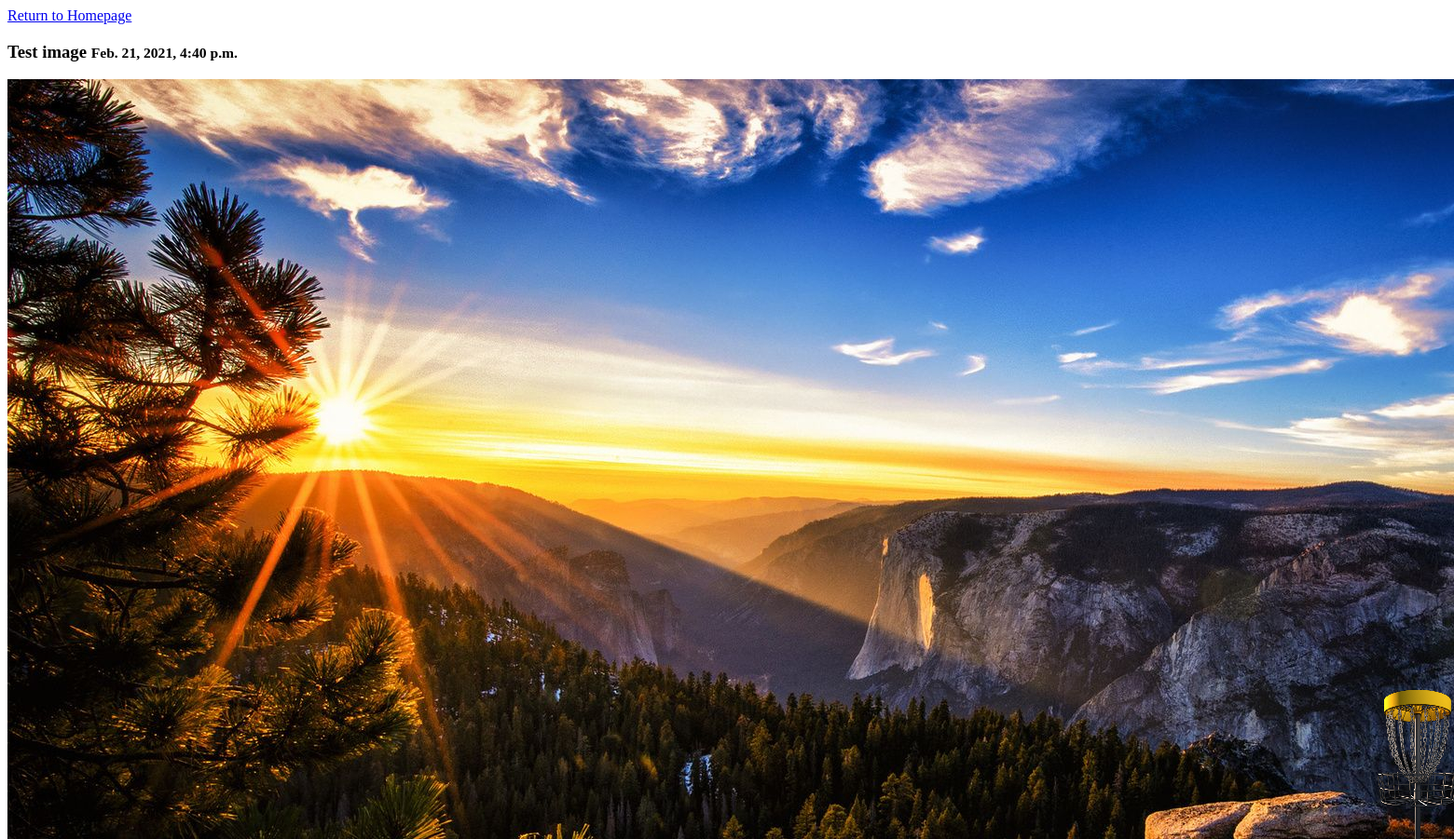
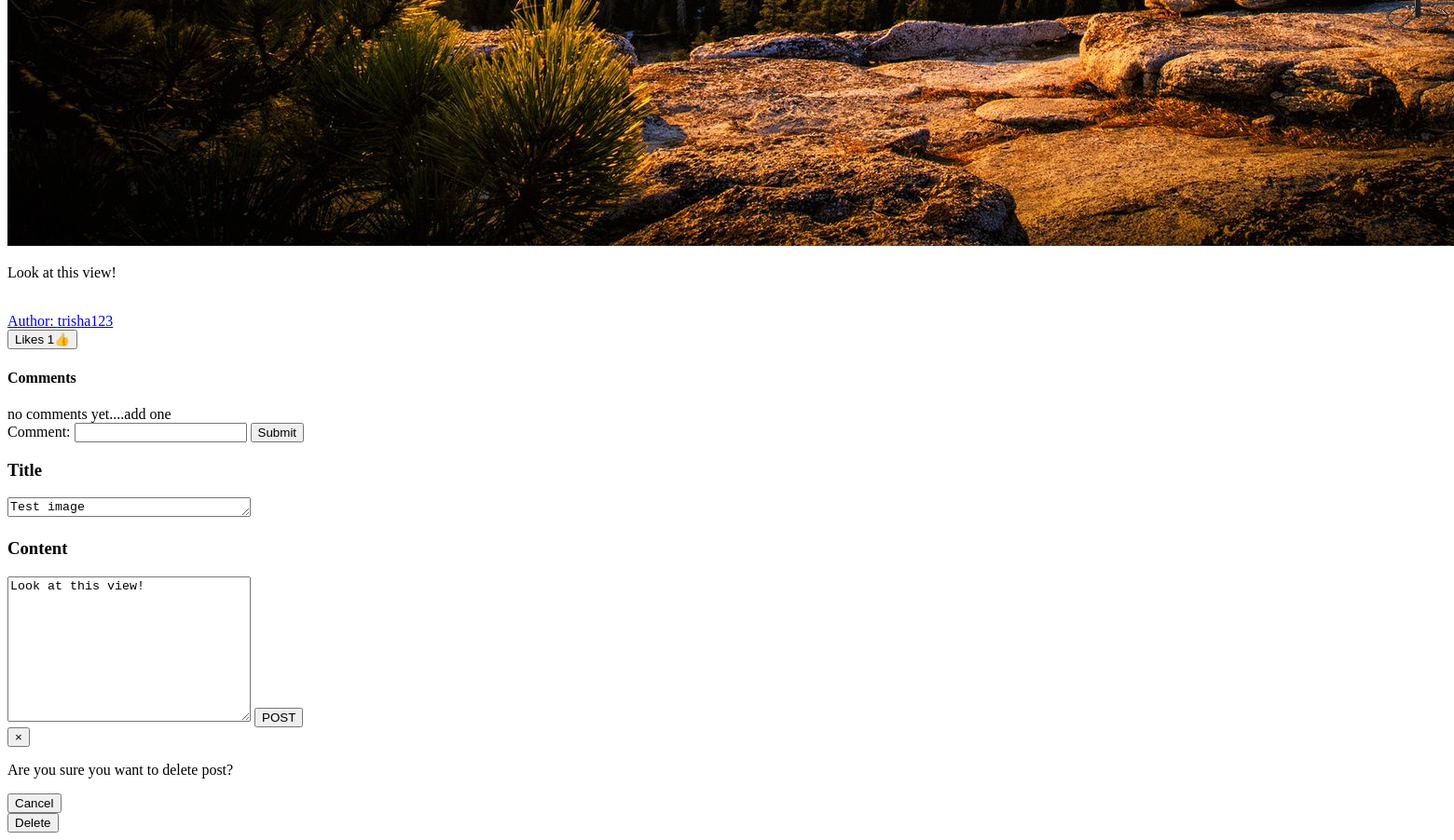
The page /details/14 (signed in) on the database its author committed (2 pictures, top to bottom).
### blog_app/models.py (models this page shows, shortened)
class Posts(models.Model):
    header_image = models.ImageField(null=True, blank =True, upload_to="images/")
    title = models.CharField(max_length = 100)
    content = RichTextField(blank=True, null=True)
    created_at = models.DateTimeField(auto_now_add=True)
    updated_at = models.DateTimeField(auto_now=True)
    posted_by = models.ForeignKey(User, related_name='user_post',  on_delete = models.CASCADE)
    objects = PostManager()
    likes = models.ManyToManyField(User, related_name="liked_posts")

class User(models.Model):
    user_name = models.CharField(max_length=25)
    email = models.CharField(max_length=50)
    password = models.CharField(max_length=30)
    objects = Log_Reg_Manager()

### blog_app/views.py (the view)
# urls.py: path('details/<int:id>', views.details, name='details page of a post'),
def details(request,id):
    post = Posts.objects.get(id=id)
    current_user = User.objects.get(id = request.session['user_id'])
    comments = post.comments.all()
    context={
        'post' : post,
        'user':current_user,
        'comments':comments
    }
    return render(request,"post_details.html",context )

### blog_app/templates/post_details.html (shortened to what this page needs)
<!DOCTYPE html>
<html lang="en">
    <head>
        <link rel="stylesheet" href="https://dhbhdrzi4tiry.cloudfront.net/cdn/sites/foundation.min.css">
        {%load static%}
        <link rel="stylesheet" href="{% static 'css/home.css' %}">
    </head>
    <body>
        <header>
            <a href="/home">Return to Homepage</a>
        </header>
        <main>
            <div class="row" id="content">
                <div class="medium-12 columns">
                    <div class="blog-post">
                        <h3>{{post.title}} <small>{{post.created_at}}</small></h3>
                        <img class="thumbnail" src="/media/{{post.header_image}}">
                        <p>{{post.content |safe}}</p>
                        <div class="callout">
                            <ul class="menu simple">
                                <li><a href="#">Author: {{post.posted_by.user_name}}</a></li>
                                <li><form action="/likeOnDetails/{{post.id}}" method="POST" class="like-form" id="{{post.id}}">
                                {% if post in user.liked_posts.all %}
                                    <button type="submit", name="post_id", value="{{post_id}}", class="hollow button warning"> Likes {{post.likes.count}}&#128078</button>
                                {% else %}
                                    <button type="submit", name="post_id", value="{{post_id}}", class="hollow button success">Likes {{post.likes.count}}&#128077</button>
                                {% endif %}
                                </form>
                                </li>
                            </ul>
                            <h4>Comments</h4>
                            {% if not post.comments.all %}
                                no comments yet....add one
                            {% else %}
                                {% for comment in comments %}
                                <p class="comment-by">{{comment.commented_by.user_name}} | <span class="comment-date">{{comment.created_at}}</span></p>
                                <p class="comment-content">{{comment.content}}</p>
                                <hr>
                                {% endfor %}
                            {% endif %}
                            <form action="/create_comment/{{post.id}}" method="POST">
                            <label for="comments">Comment:</label>
                            <input type="text" name="content" id="content">
                            <button class="button primary">Submit</button>
                            </form>
                        </div>
                    </div>
                </div>
            </div>
            <div class="reveal" id="EditPost-Modal" data-reveal>
                <form action="/edit-post/{{post.id}}" method="post" enctype="multipart/form-data">
                    <h3>Title</h3>
                <textarea name="title" id="title" cols="30" rows="1" >{{post.title}}</textarea>
                <h3>Content</h3>
                <textarea name="content" id="content" cols="30" rows="10" >{{post.content}}</textarea>
                <button class='success button' type="submit">POST</button>
                </form>
                <button class="close-button" data-close aria-label="Close modal" type="button">
                    <span aria-hidden="true">&times;</span>
                </button>
            </div>
            <div class="tiny reveal" id="DeletePost-Modal" data-reveal>
                <p>Are you sure you want to delete post?</p>
                <button class='success button' data-close aria-label="Close modal">Cancel</button>
                <form action="/delete-post/{{post.id}}" method="post">
                    <button class='alert button' type="submit">Delete</button>
                </form>
            </div>
        </main>
    </body>
</html>

### blog_app/static/css/home.css (style rules this page uses)
.callout>:first-child { margin-top: 40px; }
.menu { display: inline; }

### rows shown on the page
Posts: title "Test image", created_at "Feb. 21, 2021, 4:40 p.m.", header_image (picture), content "Look at this view!", posted_by.user_name "trisha123", likes.count "1"
